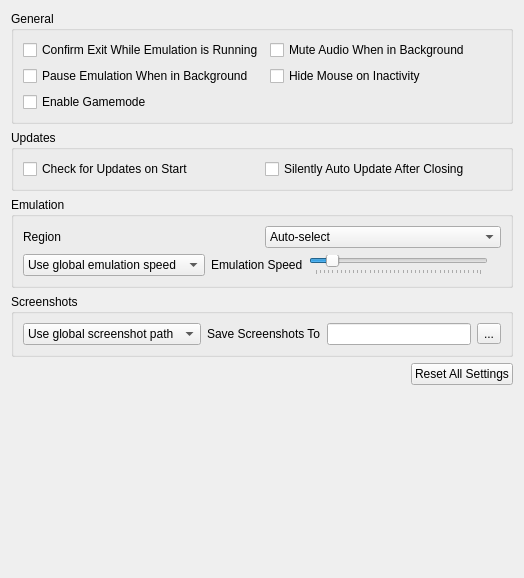
<?xml version="1.0" encoding="UTF-8"?>
<ui version="4.0">
 <class>ConfigureGeneral</class>
 <widget class="QWidget" name="ConfigureGeneral">
  <property name="geometry">
   <rect>
    <x>0</x>
    <y>0</y>
    <width>524</width>
    <height>578</height>
   </rect>
  </property>
  <property name="windowTitle">
   <string>Form</string>
  </property>
  <layout class="QHBoxLayout" name="horizontalLayout_1">
   <item>
    <layout class="QVBoxLayout" name="verticalLayout_1">
     <item>
      <widget class="QGroupBox" name="general_group">
       <property name="title">
        <string>General</string>
       </property>
       <layout class="QGridLayout" name="gridLayout_1">
        <item row="1" column="0">
         <widget class="QCheckBox" name="toggle_check_exit">
          <property name="text">
           <string>Confirm Exit While Emulation is Running</string>
          </property>
         </widget>
        </item>
        <item row="2" column="0">
         <widget class="QCheckBox" name="toggle_background_pause">
          <property name="text">
           <string>Pause Emulation When in Background</string>
          </property>
         </widget>
        </item>
        <item row="1" column="1">
         <widget class="QCheckBox" name="toggle_background_mute">
          <property name="text">
           <string>Mute Audio When in Background</string>
          </property>
         </widget>
        </item>
        <item row="2" column="1">
         <widget class="QCheckBox" name="toggle_hide_mouse">
          <property name="text">
           <string>Hide Mouse on Inactivity</string>
          </property>
         </widget>
        </item>
        <item>
         <widget class="QCheckBox" name="toggle_gamemode">
          <property name="text">
           <string>Enable Gamemode</string>
          </property>
         </widget>
        </item>
       </layout>
      </widget>
     </item>
     <item>
      <widget class="QGroupBox" name="updateBox">
       <property name="title">
        <string>Updates</string>
       </property>
       <layout class="QGridLayout" name="gridLayout_2">
        <item row="1" column="0">
         <widget class="QCheckBox" name="toggle_update_check">
          <property name="text">
           <string>Check for Updates on Start</string>
          </property>
         </widget>
        </item>
        <item row="1" column="1">
         <widget class="QCheckBox" name="toggle_auto_update">
          <property name="text">
           <string>Silently Auto Update After Closing</string>
          </property>
         </widget>
        </item>
       </layout>
      </widget>
     </item>
     <item>
      <widget class="QGroupBox" name="emulation_group">
       <property name="title">
        <string>Emulation</string>
       </property>
       <layout class="QVBoxLayout" name="verticalLayout_2">
        <item>
         <widget class="QWidget" name="widget_region" native="true">
          <layout class="QHBoxLayout" name="region_layout">
           <property name="leftMargin">
            <number>0</number>
           </property>
           <property name="topMargin">
            <number>0</number>
           </property>
           <property name="rightMargin">
            <number>0</number>
           </property>
           <property name="bottomMargin">
            <number>0</number>
           </property>
           <item>
            <widget class="QLabel" name="region_label">
             <property name="text">
              <string>Region</string>
             </property>
            </widget>
           </item>
           <item>
            <widget class="QComboBox" name="region_combobox">
             <item>
              <property name="text">
               <string>Auto-select</string>
              </property>
             </item>
             <item>
              <property name="text">
               <string notr="true">JPN</string>
              </property>
             </item>
             <item>
              <property name="text">
               <string notr="true">USA</string>
              </property>
             </item>
             <item>
              <property name="text">
               <string notr="true">EUR</string>
              </property>
             </item>
             <item>
              <property name="text">
               <string notr="true">AUS</string>
              </property>
             </item>
             <item>
              <property name="text">
               <string notr="true">CHN</string>
              </property>
             </item>
             <item>
              <property name="text">
               <string notr="true">KOR</string>
              </property>
             </item>
             <item>
              <property name="text">
               <string notr="true">TWN</string>
              </property>
             </item>
            </widget>
           </item>
          </layout>
         </widget>
        </item>
        <item>
         <widget class="QWidget" name="emulation_speed_layout" native="true">
          <layout class="QHBoxLayout" name="emulation_speed_layout_inner">
           <property name="leftMargin">
            <number>0</number>
           </property>
           <property name="topMargin">
            <number>0</number>
           </property>
           <property name="rightMargin">
            <number>0</number>
           </property>
           <property name="bottomMargin">
            <number>0</number>
           </property>
           <item>
            <widget class="QComboBox" name="emulation_speed_combo">
             <item>
              <property name="text">
               <string>Use global emulation speed</string>
              </property>
             </item>
             <item>
              <property name="text">
               <string>Set emulation speed</string>
              </property>
             </item>
            </widget>
           </item>
           <item>
            <widget class="QLabel" name="label_emulation_speed">
             <property name="text">
              <string>Emulation Speed</string>
             </property>
            </widget>
           </item>
           <item>
            <widget class="QSlider" name="frame_limit">
             <property name="minimum">
              <number>0</number>
             </property>
             <property name="maximum">
              <number>199</number>
             </property>
             <property name="singleStep">
              <number>5</number>
             </property>
             <property name="pageStep">
              <number>15</number>
             </property>
             <property name="value">
              <number>19</number>
             </property>
             <property name="orientation">
              <enum>Qt::Horizontal</enum>
             </property>
             <property name="tickPosition">
              <enum>QSlider::TicksBelow</enum>
             </property>
            </widget>
           </item>
           <item>
            <widget class="QLabel" name="emulation_speed_display_label">
             <property name="text">
              <string/>
             </property>
             <property name="alignment">
              <set>Qt::AlignRight|Qt::AlignTrailing|Qt::AlignVCenter</set>
             </property>
            </widget>
           </item>
          </layout>
         </widget>
        </item>
       </layout>
      </widget>
     </item>
     <item>
      <widget class="QGroupBox" name="screenshot_group">
       <property name="title">
        <string>Screenshots</string>
       </property>
       <layout class="QGridLayout" name="gridLayout_3">
        <property name="verticalSpacing">
         <number>0</number>
        </property>
        <item row="0" column="1">
         <widget class="QWidget" name="widget_screenshot" native="true">
          <layout class="QHBoxLayout" name="screenshot_layout">
           <property name="leftMargin">
            <number>0</number>
           </property>
           <property name="topMargin">
            <number>0</number>
           </property>
           <property name="rightMargin">
            <number>0</number>
           </property>
           <property name="bottomMargin">
            <number>0</number>
           </property>
           <item>
            <widget class="QComboBox" name="screenshot_combo">
             <item>
              <property name="text">
               <string>Use global screenshot path</string>
              </property>
             </item>
             <item>
              <property name="text">
               <string>Set screenshot path:</string>
              </property>
             </item>
            </widget>
           </item>
           <item>
            <widget class="QLabel" name="screenshot_dir_label">
             <property name="text">
              <string>Save Screenshots To</string>
             </property>
            </widget>
           </item>
           <item>
            <widget class="QLineEdit" name="screenshot_dir_path"/>
           </item>
           <item>
            <widget class="QToolButton" name="change_screenshot_dir">
             <property name="text">
              <string>...</string>
             </property>
            </widget>
           </item>
          </layout>
         </widget>
        </item>
       </layout>
      </widget>
     </item>
     <item alignment="Qt::AlignRight">
      <widget class="QPushButton" name="button_reset_defaults">
       <property name="text">
        <string>Reset All Settings</string>
       </property>
      </widget>
     </item>
     <item>
      <spacer name="verticalSpacer">
       <property name="orientation">
        <enum>Qt::Vertical</enum>
       </property>
       <property name="sizeHint" stdset="0">
        <size>
         <width>20</width>
         <height>40</height>
        </size>
       </property>
      </spacer>
     </item>
    </layout>
   </item>
  </layout>
 </widget>
 <tabstops>
  <tabstop>toggle_check_exit</tabstop>
  <tabstop>toggle_background_pause</tabstop>
  <tabstop>toggle_hide_mouse</tabstop>
  <tabstop>toggle_update_check</tabstop>
  <tabstop>toggle_auto_update</tabstop>
  <tabstop>button_reset_defaults</tabstop>
 </tabstops>
 <resources/>
 <connections/>
</ui>
